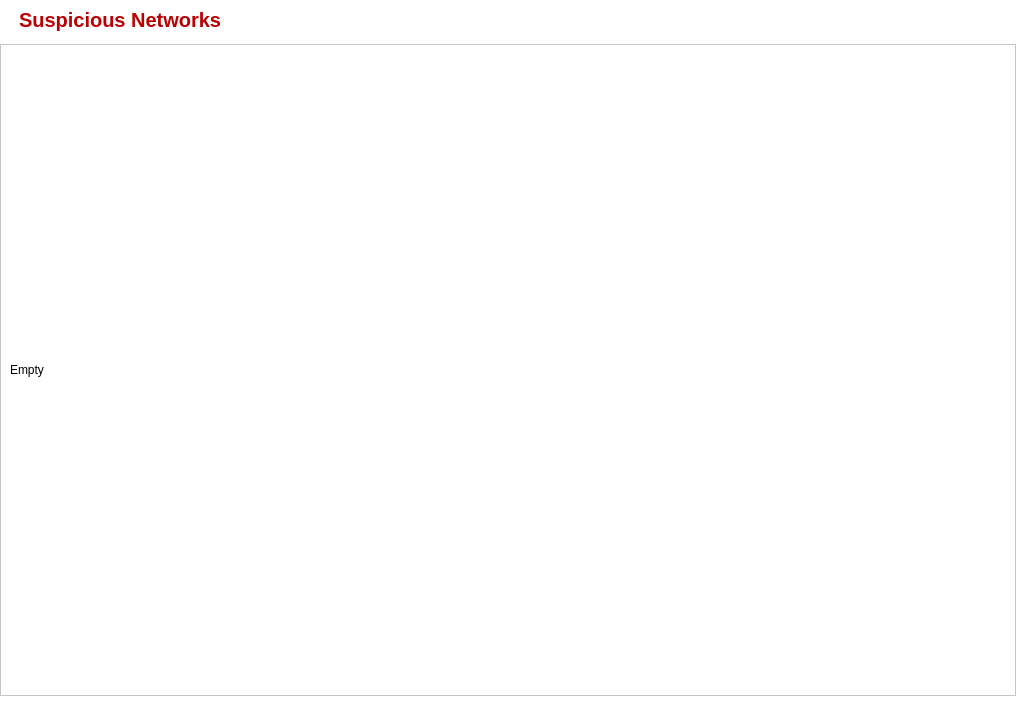
<?xml version="1.0" encoding="UTF-8"?>
<ui version="4.0">
 <class>Form</class>
 <widget class="QWidget" name="Form">
  <property name="geometry">
   <rect>
    <x>0</x>
    <y>0</y>
    <width>1016</width>
    <height>720</height>
   </rect>
  </property>
  <property name="windowTitle">
   <string>Form</string>
  </property>
  <property name="styleSheet">
   <string notr="true">background-color: #ffffff;</string>
  </property>
  <layout class="QHBoxLayout" name="horizontalLayout">
   <property name="spacing">
    <number>0</number>
   </property>
   <property name="leftMargin">
    <number>0</number>
   </property>
   <property name="topMargin">
    <number>0</number>
   </property>
   <property name="rightMargin">
    <number>0</number>
   </property>
   <property name="bottomMargin">
    <number>0</number>
   </property>
   <item>
    <widget class="QFrame" name="frame">
     <property name="frameShape">
      <enum>QFrame::Shape::NoFrame</enum>
     </property>
     <property name="frameShadow">
      <enum>QFrame::Shadow::Raised</enum>
     </property>
     <layout class="QVBoxLayout" name="verticalLayout">
      <property name="spacing">
       <number>4</number>
      </property>
      <property name="leftMargin">
       <number>0</number>
      </property>
      <property name="topMargin">
       <number>0</number>
      </property>
      <property name="rightMargin">
       <number>0</number>
      </property>
      <property name="bottomMargin">
       <number>0</number>
      </property>
      <item>
       <widget class="QFrame" name="frHeader">
        <property name="maximumSize">
         <size>
          <width>16777215</width>
          <height>64</height>
         </size>
        </property>
        <property name="styleSheet">
         <string notr="true">#lblPageName {
	font-size: 20px;
	text-transform: uppercase;
	font-weight: bold;
	color: #ba0003;
}</string>
        </property>
        <property name="frameShape">
         <enum>QFrame::Shape::NoFrame</enum>
        </property>
        <layout class="QHBoxLayout" name="horizontalLayout_2">
         <property name="spacing">
          <number>4</number>
         </property>
         <property name="leftMargin">
          <number>8</number>
         </property>
         <property name="topMargin">
          <number>8</number>
         </property>
         <property name="rightMargin">
          <number>8</number>
         </property>
         <property name="bottomMargin">
          <number>8</number>
         </property>
         <item>
          <widget class="QLabel" name="lblPageIcon">
           <property name="maximumSize">
            <size>
             <width>48</width>
             <height>48</height>
            </size>
           </property>
           <property name="text">
            <string/>
           </property>
           <property name="pixmap">
            <pixmap resource="../../resources.qrc">:/root/resources/icons8-wifi-alert-48.png</pixmap>
           </property>
          </widget>
         </item>
         <item>
          <widget class="QLabel" name="lblPageName">
           <property name="text">
            <string>Suspicious Networks</string>
           </property>
          </widget>
         </item>
         <item>
          <spacer name="horizontalSpacer">
           <property name="orientation">
            <enum>Qt::Orientation::Horizontal</enum>
           </property>
           <property name="sizeHint" stdset="0">
            <size>
             <width>40</width>
             <height>20</height>
            </size>
           </property>
          </spacer>
         </item>
        </layout>
       </widget>
      </item>
      <item>
       <widget class="QFrame" name="frBody">
        <property name="frameShape">
         <enum>QFrame::Shape::NoFrame</enum>
        </property>
        <layout class="QHBoxLayout" name="horizontalLayout_3">
         <property name="spacing">
          <number>4</number>
         </property>
         <property name="leftMargin">
          <number>0</number>
         </property>
         <property name="topMargin">
          <number>0</number>
         </property>
         <property name="rightMargin">
          <number>0</number>
         </property>
         <property name="bottomMargin">
          <number>0</number>
         </property>
         <item>
          <widget class="QStackedWidget" name="stackedWidget">
           <property name="currentIndex">
            <number>0</number>
           </property>
           <widget class="QWidget" name="pageEmpty">
            <widget class="QFrame" name="frEmpty">
             <property name="geometry">
              <rect>
               <x>0</x>
               <y>0</y>
               <width>1016</width>
               <height>652</height>
              </rect>
             </property>
             <property name="frameShape">
              <enum>QFrame::Shape::StyledPanel</enum>
             </property>
             <property name="frameShadow">
              <enum>QFrame::Shadow::Raised</enum>
             </property>
             <layout class="QVBoxLayout" name="verticalLayout_3">
              <item>
               <widget class="QLabel" name="label_2">
                <property name="text">
                 <string>Empty</string>
                </property>
                <property name="wordWrap">
                 <bool>true</bool>
                </property>
               </widget>
              </item>
             </layout>
            </widget>
           </widget>
           <widget class="QWidget" name="pageData">
            <widget class="QFrame" name="frData">
             <property name="geometry">
              <rect>
               <x>0</x>
               <y>0</y>
               <width>1016</width>
               <height>652</height>
              </rect>
             </property>
             <property name="frameShape">
              <enum>QFrame::Shape::StyledPanel</enum>
             </property>
             <property name="frameShadow">
              <enum>QFrame::Shadow::Raised</enum>
             </property>
             <layout class="QVBoxLayout" name="verticalLayout_2">
              <item>
               <widget class="QLabel" name="label">
                <property name="text">
                 <string>Data</string>
                </property>
               </widget>
              </item>
             </layout>
            </widget>
           </widget>
          </widget>
         </item>
        </layout>
       </widget>
      </item>
     </layout>
    </widget>
   </item>
  </layout>
 </widget>
 <resources>
  <include location="../../resources.qrc"/>
 </resources>
 <connections/>
</ui>
